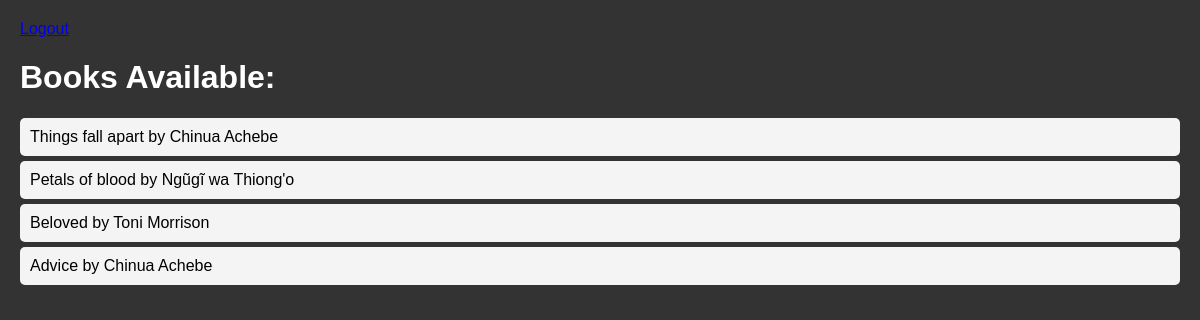
The page /books/ on the database its author committed.
### relationship_app/models.py (models this page shows, shortened)
class Book(models.Model):
    title = models.CharField(max_length=200)
    author = models.ForeignKey(Author, on_delete=models.CASCADE)
    class Meta:
        permissions = [
            ("can_add_book", "Can add books"),
            ("can_change_book", "Can change books"),
            ("can_delete_book", "Can delete books"),
        ]

class Author(models.Model):
    name = models.CharField(max_length=200)

### relationship_app/views.py (the view)
# urls.py: path('books/', list_books, name='book_list'),
def list_books(request):
    books = Book.objects.all()
    context = {'books': books}
    return render(request, 'relationship_app/list_books.html', context)

### relationship_app/templates/relationship_app/list_books.html (shortened to what this page needs)
<!DOCTYPE html>
<html lang="en">
<head>
</head>
<body>
    <a href="{% url 'logout' %}">Logout</a>
    <h1>Books Available:</h1>
    <ul>
        {% for book in books %}
        <li>{{ book.title }} by {{ book.author.name }}</li>
        {% endfor %}
    </ul>
</body>
</html>

### relationship_app/templates/relationship_app/list_books.html (style rules this page uses)
body { font-family: Arial, sans-serif; margin: 20px; background-color: #333; }
h1 { color: #fff; }
ul { list-style-type: none; padding: 0; }
li { background: #f4f4f4; margin: 5px 0; padding: 10px; border-radius: 5px; }

### rows shown on the page
Book: title "Things fall apart", author.name "Chinua Achebe"
Book: title "Petals of blood", author.name "Ngũgĩ wa Thiong'o"
Book: title "Beloved", author.name "Toni Morrison"
Book: title "Advice", author.name "Chinua Achebe"
